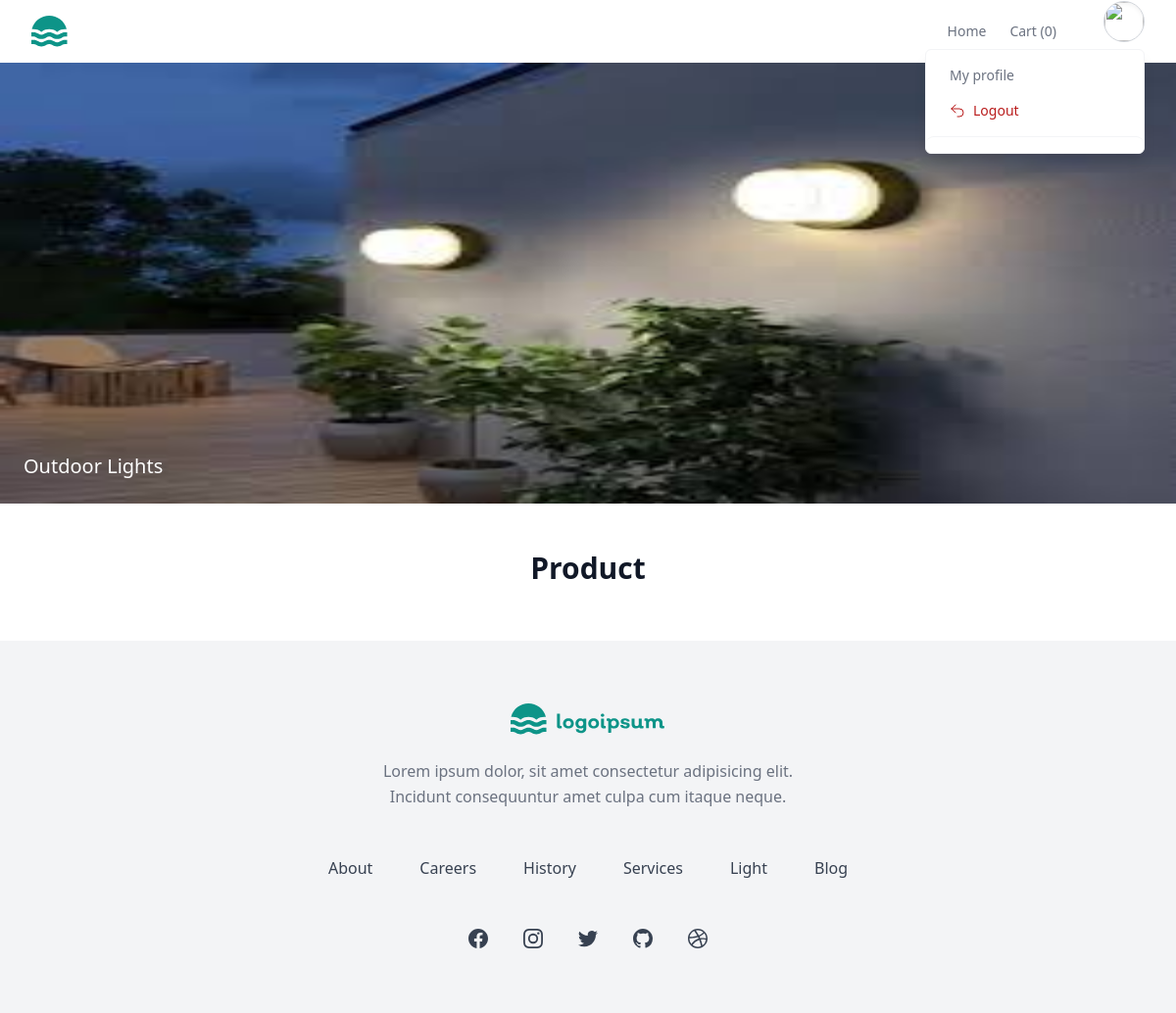
The app's page /category/12/lights/ with its own data.
### shop/models.py (models this page shows, shortened)
class BaseModel(models.Model):
    created_date=models.DateTimeField(auto_now_add=True)
    updated_date=models.DateTimeField(auto_now=True)
    is_active=models.BooleanField(default=True)

class Category(BaseModel):
    name=models.CharField(max_length=200)
    image=models.ImageField(upload_to="image",null=True,blank=True,default="image/category.png" )
    description=models.TextField()

### shop/views.py (the view)
# urls.py: path("category/<int:pk>/lights/",views.CategoryDetailView.as_view(),name='category_list'),
class CategoryDetailView(TemplateView):
    template_name="category_light.html"
    def get(self,request,*args,**kwargs):
        id=kwargs.get("pk")
        qs=Category.objects.get(id=id)
        light=qs.light_set.all()
        return render(request,self.template_name,{"category":qs,"light":light})

### shop/context_processors.py (called while the page is built)
def wishlist_item_count(request):
    count=0
    if request.user.is_authenticated:
        count=request.user.basket.basket_item.filter(is_order_placed=False).count()
    return{"cart_item_count":count}

### shop/templates/category_light.html (shortened to what this page needs)
{%extends 'base.html'%}
{%block main-block%}
<a href="" class="group relative block">
    <div class="relative h-[350px] sm:h-[450px]">
      <img
        src="{{category.image.url}}"
        alt=""
        class="absolute inset-0 h-full w-full  opacity-100 group-hover:opacity-10"
      />
    </div>
    <div class="absolute inset-0 flex flex-col items-start justify-end p-6">
      <h1 class="text-xl font-medium text-white">{{category.name}}</h1>
    </div>
  </a>
  <section>
      <div class="mx-auto max-w-screen-xl px-4 py-8 sm:px-6 sm:py-12 lg:px-8">
        <header class="text-center">
          <h2 class="text-xl font-bold text-gray-900 sm:text-3xl">Product </h2>
        </header>
      </div>
    </section>
{%endblock%}

### records on screen
Category: image (picture), name "Outdoor Lights"

### other values on screen
{{ cart_item_count }} "0"
